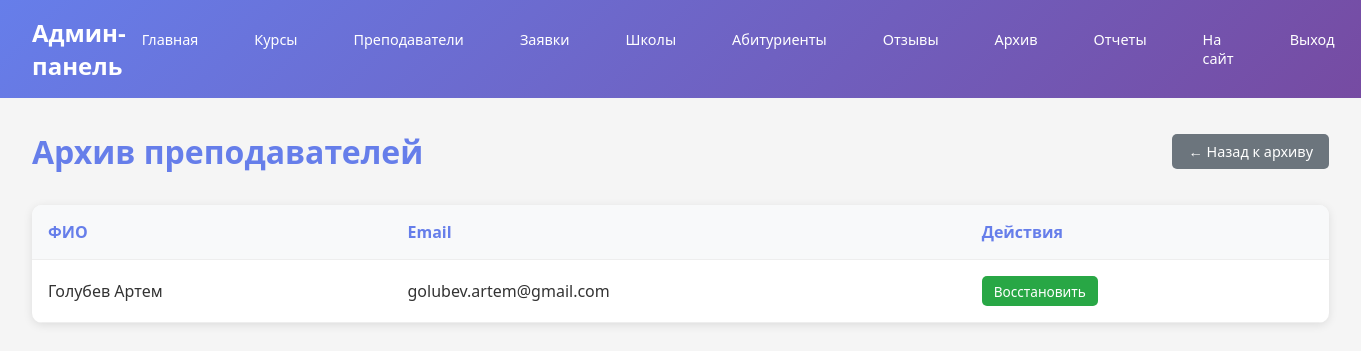
The page /admin-panel/archive/teachers/ (signed in) on the database as committed earlier.
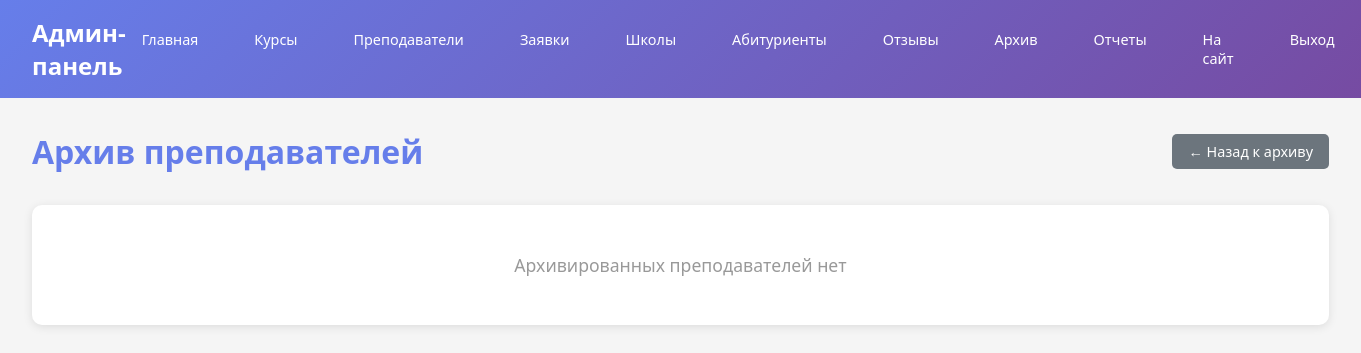
The same page on the database as committed later.
### main/models.py (models this page shows, shortened)
class Teacher(models.Model):
    teacher_id = models.AutoField(primary_key=True)
    user = models.ForeignKey(Users, on_delete=models.CASCADE, db_column='user_id')
    first_name = models.CharField(
        max_length=100,
        validators=[
            RegexValidator(
                regex=r'^[а-яА-Яa-zA-Z]{2,50}$',
                message='Имя должно содержать от 2 до 50 букв'
            )
        ]
    )
    last_name = models.CharField(
        max_length=100,
        validators=[
            RegexValidator(
                regex=r'^[а-яА-Яa-zA-Z]{2,50}$',
                message='Фамилия должна содержать от 2 до 50 букв'
            )
        ]
    )
    description = models.TextField(blank=True, null=True)
    email = models.EmailField(
        max_length=255,
        validators=[EmailValidator(message='Введите корректный email адрес')]
    )
    photo_url = models.CharField(max_length=500, blank=True, null=True)
    photo = models.ImageField(
        upload_to='teachers/photos/',
        blank=True,
        null=True,
        help_text='Фотография преподавателя (необязательно)'
    )
    is_activ = models.BooleanField(default=True)
    class Meta:
        db_table = 'teachers'

### main/views.py (the view)
# urls.py: path('admin-panel/archive/teachers/', views.admin_archive_teachers, name='admin_archive_teachers'),
@staff_member_required
def admin_archive_teachers(request):
    archived_teachers = Teacher.objects.filter(is_activ=False).select_related('user')
    return render(request, 'admin/archive_teachers.html', {'archived_teachers': archived_teachers})

### main/templates/admin/archive_teachers.html (shortened to what this page needs)
{% extends 'admin/base_admin.html' %}
{% block content %}
<div style="display: flex; justify-content: space-between; align-items: center; margin-bottom: 2rem;">
    <h1 style="color: #667eea;">Архив преподавателей</h1>
    <a href="{% url 'admin_archive' %}" class="btn" style="background: #6c757d;">← Назад к архиву</a>
</div>
{% if archived_teachers %}
<table>
    <thead>
        <tr>
            <th>ФИО</th>
            <th>Email</th>
            <th>Действия</th>
        </tr>
    </thead>
    <tbody>
        {% for teacher in archived_teachers %}
        <tr>
            <td>{{ teacher.last_name }} {{ teacher.first_name }}</td>
            <td>{{ teacher.email }}</td>
            <td>
                <a href="{% url 'admin_restore_teacher' teacher.teacher_id %}" class="btn btn-small" style="background: #28a745;">
                    Восстановить
                </a>
            </td>
        </tr>
        {% endfor %}
    </tbody>
</table>
{% else %}
<div style="background: white; border-radius: 10px; padding: 3rem; text-align: center; box-shadow: 0 2px 10px rgba(0,0,0,0.1);">
    <p style="color: #999; font-size: 1.1rem;">Архивированных преподавателей нет</p>
</div>
{% endif %}
{% endblock %}

Rows that differ between the two databases and show on the page:
no longer on this page (row edited): Teacher: last_name "Голубев", first_name "Артем", email "golubev.artem@gmail.com"
Other text that changed with them:
text no longer shown: "ФИО Email Действия"
text now shown: "Архивированных преподавателей нет"
